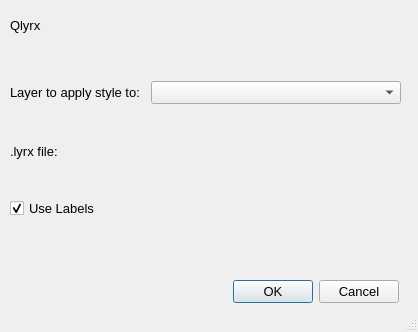
<?xml version="1.0" encoding="UTF-8"?>
<ui version="4.0">
 <class>readLyrxDialogBase</class>
 <widget class="QDialog" name="readLyrxDialogBase">
  <property name="geometry">
   <rect>
    <x>0</x>
    <y>0</y>
    <width>418</width>
    <height>332</height>
   </rect>
  </property>
  <property name="font">
   <font>
    <pointsize>10</pointsize>
   </font>
  </property>
  <property name="windowTitle">
   <string>readLyrx</string>
  </property>
  <property name="sizeGripEnabled">
   <bool>true</bool>
  </property>
  <widget class="QLabel" name="header">
   <property name="geometry">
    <rect>
     <x>10</x>
     <y>10</y>
     <width>381</width>
     <height>31</height>
    </rect>
   </property>
   <property name="text">
    <string>Qlyrx</string>
   </property>
  </widget>
  <widget class="QWidget" name="gridLayoutWidget_2">
   <property name="geometry">
    <rect>
     <x>10</x>
     <y>50</y>
     <width>391</width>
     <height>201</height>
    </rect>
   </property>
   <layout class="QGridLayout" name="gridLayout">
    <property name="horizontalSpacing">
     <number>28</number>
    </property>
    <property name="verticalSpacing">
     <number>6</number>
    </property>
    <item row="0" column="0">
     <layout class="QVBoxLayout" name="verticalLayout">
      <item>
       <layout class="QHBoxLayout" name="horizontalLayout_3">
        <item>
         <widget class="QLabel" name="layer_label">
          <property name="sizePolicy">
           <sizepolicy hsizetype="Fixed" vsizetype="Preferred">
            <horstretch>0</horstretch>
            <verstretch>0</verstretch>
           </sizepolicy>
          </property>
          <property name="text">
           <string>Layer to apply style to:   </string>
          </property>
         </widget>
        </item>
        <item>
         <widget class="QgsMapLayerComboBox" name="layer_select">
          <property name="sizePolicy">
           <sizepolicy hsizetype="Expanding" vsizetype="Fixed">
            <horstretch>0</horstretch>
            <verstretch>0</verstretch>
           </sizepolicy>
          </property>
          <property name="excludedProviders">
           <stringlist>
            <string>wms</string>
            <string>wmts</string>
           </stringlist>
          </property>
         </widget>
        </item>
       </layout>
      </item>
     </layout>
    </item>
    <item row="2" column="0">
     <layout class="QVBoxLayout" name="verticalLayout_3">
      <property name="spacing">
       <number>8</number>
      </property>
      <item>
       <widget class="QCheckBox" name="parseLables">
        <property name="sizePolicy">
         <sizepolicy hsizetype="MinimumExpanding" vsizetype="Fixed">
          <horstretch>0</horstretch>
          <verstretch>0</verstretch>
         </sizepolicy>
        </property>
        <property name="minimumSize">
         <size>
          <width>359</width>
          <height>20</height>
         </size>
        </property>
        <property name="text">
         <string>Use Labels</string>
        </property>
        <property name="checked">
         <bool>true</bool>
        </property>
       </widget>
      </item>
     </layout>
    </item>
    <item row="1" column="0">
     <layout class="QVBoxLayout" name="verticalLayout_2">
      <item>
       <layout class="QHBoxLayout" name="horizontalLayout_4">
        <item>
         <widget class="QLabel" name="file_label">
          <property name="sizePolicy">
           <sizepolicy hsizetype="Preferred" vsizetype="Fixed">
            <horstretch>0</horstretch>
            <verstretch>0</verstretch>
           </sizepolicy>
          </property>
          <property name="minimumSize">
           <size>
            <width>54</width>
            <height>20</height>
           </size>
          </property>
          <property name="text">
           <string>.lyrx file: </string>
          </property>
         </widget>
        </item>
        <item>
         <spacer name="horizontalSpacer">
          <property name="orientation">
           <enum>Qt::Horizontal</enum>
          </property>
          <property name="sizeType">
           <enum>QSizePolicy::Fixed</enum>
          </property>
          <property name="sizeHint" stdset="0">
           <size>
            <width>85</width>
            <height>20</height>
           </size>
          </property>
         </spacer>
        </item>
        <item>
         <widget class="QgsFileWidget" name="file_select">
          <property name="sizePolicy">
           <sizepolicy hsizetype="Expanding" vsizetype="Fixed">
            <horstretch>0</horstretch>
            <verstretch>0</verstretch>
           </sizepolicy>
          </property>
          <property name="minimumSize">
           <size>
            <width>165</width>
            <height>20</height>
           </size>
          </property>
          <property name="dialogTitle">
           <string>Choose a lyrx file for symbology to load</string>
          </property>
          <property name="filter">
           <string>Arcgis Pro Layer (*.lyrx) ;; </string>
          </property>
         </widget>
        </item>
       </layout>
      </item>
     </layout>
    </item>
   </layout>
  </widget>
  <widget class="QDialogButtonBox" name="button_box">
   <property name="geometry">
    <rect>
     <x>40</x>
     <y>280</y>
     <width>359</width>
     <height>24</height>
    </rect>
   </property>
   <property name="sizePolicy">
    <sizepolicy hsizetype="Fixed" vsizetype="Fixed">
     <horstretch>0</horstretch>
     <verstretch>0</verstretch>
    </sizepolicy>
   </property>
   <property name="minimumSize">
    <size>
     <width>359</width>
     <height>5</height>
    </size>
   </property>
   <property name="orientation">
    <enum>Qt::Horizontal</enum>
   </property>
   <property name="standardButtons">
    <set>QDialogButtonBox::Cancel|QDialogButtonBox::Ok</set>
   </property>
  </widget>
 </widget>
 <customwidgets>
  <customwidget>
   <class>QgsFileWidget</class>
   <extends>QWidget</extends>
   <header>qgsfilewidget.h</header>
  </customwidget>
  <customwidget>
   <class>QgsMapLayerComboBox</class>
   <extends>QComboBox</extends>
   <header>qgsmaplayercombobox.h</header>
  </customwidget>
 </customwidgets>
 <resources/>
 <connections>
  <connection>
   <sender>button_box</sender>
   <signal>accepted()</signal>
   <receiver>readLyrxDialogBase</receiver>
   <slot>accept()</slot>
   <hints>
    <hint type="sourcelabel">
     <x>20</x>
     <y>20</y>
    </hint>
    <hint type="destinationlabel">
     <x>20</x>
     <y>20</y>
    </hint>
   </hints>
  </connection>
  <connection>
   <sender>button_box</sender>
   <signal>rejected()</signal>
   <receiver>readLyrxDialogBase</receiver>
   <slot>reject()</slot>
   <hints>
    <hint type="sourcelabel">
     <x>20</x>
     <y>20</y>
    </hint>
    <hint type="destinationlabel">
     <x>20</x>
     <y>20</y>
    </hint>
   </hints>
  </connection>
 </connections>
</ui>
